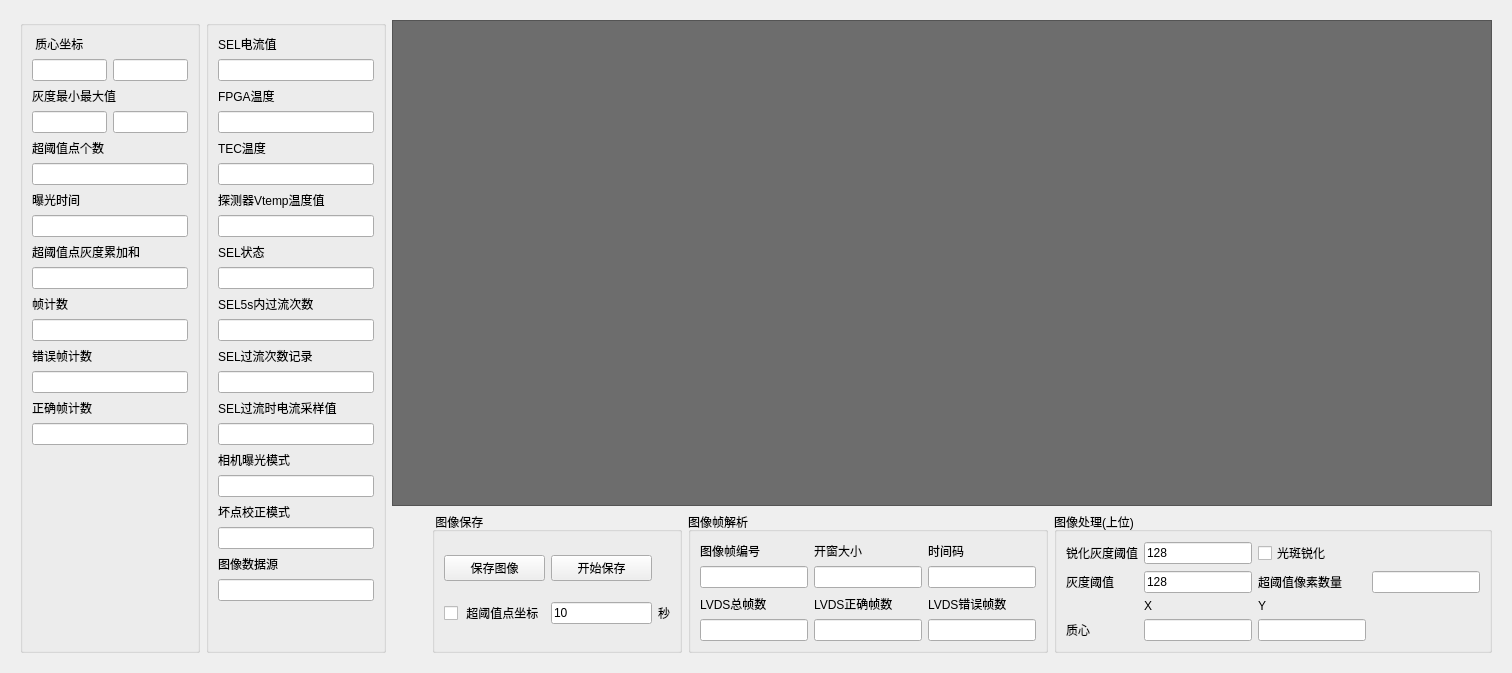
      <widget class="QWidget" name="page_4">
       <layout class="QVBoxLayout" name="verticalLayout_4">
        <item>
         <widget class="QWidget" name="widget_7" native="true">
          <property name="minimumSize">
           <size>
            <width>0</width>
            <height>0</height>
           </size>
          </property>
          <property name="maximumSize">
           <size>
            <width>500000</width>
            <height>16777215</height>
           </size>
          </property>
          <layout class="QHBoxLayout" name="horizontalLayout_40">
           <item>
            <layout class="QHBoxLayout" name="horizontalLayout_36">
             <item>
              <widget class="QGroupBox" name="groupBox_18">
               <property name="minimumSize">
                <size>
                 <width>180</width>
                 <height>0</height>
                </size>
               </property>
               <property name="maximumSize">
                <size>
                 <width>180</width>
                 <height>16777215</height>
                </size>
               </property>
               <property name="title">
                <string/>
               </property>
               <layout class="QGridLayout" name="gridLayout_4">
                <item row="1" column="0">
                 <widget class="QLineEdit" name="lineEdit_centroidX">
                  <property name="sizePolicy">
                   <sizepolicy hsizetype="Fixed" vsizetype="Fixed">
                    <horstretch>0</horstretch>
                    <verstretch>0</verstretch>
                   </sizepolicy>
                  </property>
                 </widget>
                </item>
                <item row="3" column="1">
                 <widget class="QLineEdit" name="lineEdit_maxGray">
                  <property name="sizePolicy">
                   <sizepolicy hsizetype="Fixed" vsizetype="Fixed">
                    <horstretch>0</horstretch>
                    <verstretch>0</verstretch>
                   </sizepolicy>
                  </property>
                 </widget>
                </item>
                <item row="1" column="1">
                 <widget class="QLineEdit" name="lineEdit_centroidY">
                  <property name="sizePolicy">
                   <sizepolicy hsizetype="Fixed" vsizetype="Fixed">
                    <horstretch>0</horstretch>
                    <verstretch>0</verstretch>
                   </sizepolicy>
                  </property>
                 </widget>
                </item>
                <item row="10" column="0">
                 <widget class="QLabel" name="label_49">
                  <property name="text">
                   <string>帧计数</string>
                  </property>
                 </widget>
                </item>
                <item row="12" column="0">
                 <widget class="QLabel" name="label_50">
                  <property name="text">
                   <string>错误帧计数</string>
                  </property>
                 </widget>
                </item>
                <item row="15" column="0" colspan="2">
                 <widget class="QLineEdit" name="lineEdit_validCentroidFameNum"/>
                </item>
                <item row="4" column="0" colspan="2">
                 <widget class="QLabel" name="label_46">
                  <property name="text">
                   <string>超阈值点个数</string>
                  </property>
                 </widget>
                </item>
                <item row="13" column="0" colspan="2">
                 <widget class="QLineEdit" name="lineEdit_errorCentroidFameNum"/>
                </item>
                <item row="3" column="0">
                 <widget class="QLineEdit" name="lineEdit_minGray">
                  <property name="sizePolicy">
                   <sizepolicy hsizetype="Fixed" vsizetype="Fixed">
                    <horstretch>0</horstretch>
                    <verstretch>0</verstretch>
                   </sizepolicy>
                  </property>
                 </widget>
                </item>
                <item row="8" column="0" colspan="2">
                 <widget class="QLabel" name="label_48">
                  <property name="text">
                   <string>超阈值点灰度累加和</string>
                  </property>
                 </widget>
                </item>
                <item row="6" column="0" colspan="2">
                 <widget class="QLabel" name="label_47">
                  <property name="text">
                   <string>曝光时间</string>
                  </property>
                 </widget>
                </item>
                <item row="11" column="0" colspan="2">
                 <widget class="QLineEdit" name="lineEdit_totalCentroidFameNum"/>
                </item>
                <item row="5" column="0" colspan="2">
                 <widget class="QLineEdit" name="lineEdit_overGrayscaleNum"/>
                </item>
                <item row="2" column="0" colspan="2">
                 <widget class="QLabel" name="label_45">
                  <property name="text">
                   <string>灰度最小最大值</string>
                  </property>
                 </widget>
                </item>
                <item row="9" column="0" colspan="2">
                 <widget class="QLineEdit" name="lineEdit_grayscaleSum"/>
                </item>
                <item row="14" column="0">
                 <widget class="QLabel" name="label_51">
                  <property name="text">
                   <string>正确帧计数</string>
                  </property>
                 </widget>
                </item>
                <item row="7" column="0" colspan="2">
                 <widget class="QLineEdit" name="lineEdit_exposureTime"/>
                </item>
                <item row="0" column="0" colspan="2">
                 <widget class="QLabel" name="label_44">
                  <property name="text">
                   <string> 质心坐标</string>
                  </property>
                 </widget>
                </item>
                <item row="16" column="0">
                 <spacer name="verticalSpacer">
                  <property name="orientation">
                   <enum>Qt::Vertical</enum>
                  </property>
                  <property name="sizeHint" stdset="0">
                   <size>
                    <width>20</width>
                    <height>40</height>
                   </size>
                  </property>
                 </spacer>
                </item>
               </layout>
              </widget>
             </item>
             <item>
              <widget class="QGroupBox" name="groupBox_19">
               <property name="minimumSize">
                <size>
                 <width>180</width>
                 <height>0</height>
                </size>
               </property>
               <property name="maximumSize">
                <size>
                 <width>180</width>
                 <height>1800000</height>
                </size>
               </property>
               <property name="title">
                <string/>
               </property>
               <layout class="QVBoxLayout" name="verticalLayout_26">
                <item>
                 <widget class="QLabel" name="label_58">
                  <property name="text">
                   <string>SEL电流值</string>
                  </property>
                 </widget>
                </item>
                <item>
                 <widget class="QLineEdit" name="lineEdit_elecCurrSEL"/>
                </item>
                <item>
                 <widget class="QLabel" name="label_57">
                  <property name="text">
                   <string>FPGA温度</string>
                  </property>
                 </widget>
                </item>
                <item>
                 <widget class="QLineEdit" name="lineEdit_temFPGA">
                  <property name="text">
                   <string/>
                  </property>
                 </widget>
                </item>
                <item>
                 <widget class="QLabel" name="label_56">
                  <property name="text">
                   <string>TEC温度</string>
                  </property>
                 </widget>
                </item>
                <item>
                 <widget class="QLineEdit" name="lineEdit_temTEC"/>
                </item>
                <item>
                 <widget class="QLabel" name="label_59">
                  <property name="text">
                   <string>探测器Vtemp温度值</string>
                  </property>
                 </widget>
                </item>
                <item>
                 <widget class="QLineEdit" name="lineEdit_TemVtemp"/>
                </item>
                <item>
                 <widget class="QLabel" name="label_60">
                  <property name="text">
                   <string>SEL状态</string>
                  </property>
                 </widget>
                </item>
                <item>
                 <widget class="QLineEdit" name="lineEdit_statusSEL"/>
                </item>
                <item>
                 <widget class="QLabel" name="label_73">
                  <property name="text">
                   <string>SEL5s内过流次数</string>
                  </property>
                 </widget>
                </item>
                <item>
                 <widget class="QLineEdit" name="lineEdit_numOvercurr"/>
                </item>
                <item>
                 <widget class="QLabel" name="label_75">
                  <property name="text">
                   <string>SEL过流次数记录</string>
                  </property>
                 </widget>
                </item>
                <item>
                 <widget class="QLineEdit" name="lineEdit_recordNumOvercurr"/>
                </item>
                <item>
                 <widget class="QLabel" name="label_76">
                  <property name="text">
                   <string>SEL过流时电流采样值</string>
                  </property>
                 </widget>
                </item>
                <item>
                 <widget class="QLineEdit" name="lineEdit_samplingValueOvercurr"/>
                </item>
                <item>
                 <widget class="QLabel" name="label_77">
                  <property name="text">
                   <string>相机曝光模式</string>
                  </property>
                 </widget>
                </item>
                <item>
                 <widget class="QLineEdit" name="lineEdit_cameraExpoMode"/>
                </item>
                <item>
                 <widget class="QLabel" name="label_78">
                  <property name="text">
                   <string>坏点校正模式</string>
                  </property>
                 </widget>
                </item>
                <item>
                 <widget class="QLineEdit" name="lineEdit_deadPixelCorrMode"/>
                </item>
                <item>
                 <widget class="QLabel" name="label_79">
                  <property name="text">
                   <string>图像数据源</string>
                  </property>
                 </widget>
                </item>
                <item>
                 <widget class="QLineEdit" name="lineEdit_imageDataSource"/>
                </item>
                <item>
                 <spacer name="verticalSpacer_2">
                  <property name="orientation">
                   <enum>Qt::Vertical</enum>
                  </property>
                  <property name="sizeHint" stdset="0">
                   <size>
                    <width>20</width>
                    <height>40</height>
                   </size>
                  </property>
                 </spacer>
                </item>
               </layout>
              </widget>
             </item>
            </layout>
           </item>
           <item>
            <layout class="QVBoxLayout" name="verticalLayout_28">
             <item>
              <widget class="ImageGraphicsView" name="graphicsView">
               <property name="styleSheet">
                <string notr="true">background-color: qlineargradient(spread:pad, x1:0, y1:0, x2:1, y2:0, stop:0 rgba(0, 0, 0, 255), stop:1 rgba(255, 255, 255, 255));
background-color: rgb(109, 109, 109);</string>
               </property>
              </widget>
             </item>
             <item>
              <layout class="QHBoxLayout" name="horizontalLayout_35">
               <item>
                <spacer name="horizontalSpacer_18">
                 <property name="orientation">
                  <enum>Qt::Horizontal</enum>
                 </property>
                 <property name="sizeHint" stdset="0">
                  <size>
                   <width>40</width>
                   <height>20</height>
                  </size>
                 </property>
                </spacer>
               </item>
               <item>
                <widget class="QGroupBox" name="groupBox_4">
                 <property name="maximumSize">
                  <size>
                   <width>250</width>
                   <height>16666</height>
                  </size>
                 </property>
                 <property name="title">
                  <string> 图像保存</string>
                 </property>
                 <layout class="QGridLayout" name="gridLayout_2">
                  <item row="0" column="0">
                   <widget class="QPushButton" name="pushButton_saveImage_2">
                    <property name="text">
                     <string>保存图像</string>
                    </property>
                   </widget>
                  </item>
                  <item row="0" column="1">
                   <widget class="QPushButton" name="pushButton_beginSaveImages_2">
                    <property name="text">
                     <string>开始保存</string>
                    </property>
                   </widget>
                  </item>
                  <item row="1" column="1">
                   <widget class="QLineEdit" name="lineEdit_saveImagesTime_2">
                    <property name="text">
                     <string>10</string>
                    </property>
                   </widget>
                  </item>
                  <item row="1" column="2">
                   <widget class="QLabel" name="label_30">
                    <property name="maximumSize">
                     <size>
                      <width>160</width>
                      <height>16777215</height>
                     </size>
                    </property>
                    <property name="text">
                     <string>秒</string>
                    </property>
                   </widget>
                  </item>
                  <item row="1" column="0">
                   <widget class="QCheckBox" name="checkBox_overGrayScaleCoordinates">
                    <property name="text">
                     <string> 超阈值点坐标</string>
                    </property>
                   </widget>
                  </item>
                 </layout>
                </widget>
               </item>
               <item>
                <widget class="QGroupBox" name="groupBox_5">
                 <property name="maximumSize">
                  <size>
                   <width>16777215</width>
                   <height>240</height>
                  </size>
                 </property>
                 <property name="title">
                  <string>图像帧解析</string>
                 </property>
                 <layout class="QGridLayout" name="gridLayout_3">
                  <item row="0" column="1">
                   <widget class="QLabel" name="label_23">
                    <property name="text">
                     <string>开窗大小</string>
                    </property>
                   </widget>
                  </item>
                  <item row="1" column="0">
                   <widget class="QLineEdit" name="lineEdit_imageFrameNum_2">
                    <property name="readOnly">
                     <bool>true</bool>
                    </property>
                   </widget>
                  </item>
                  <item row="2" column="2">
                   <widget class="QLabel" name="label_28">
                    <property name="text">
                     <string>LVDS错误帧数</string>
                    </property>
                   </widget>
                  </item>
                  <item row="3" column="2">
                   <widget class="QLineEdit" name="lineEdit_falseFrameNum_2">
                    <property name="text">
                     <string/>
                    </property>
                    <property name="readOnly">
                     <bool>true</bool>
                    </property>
                   </widget>
                  </item>
                  <item row="1" column="1">
                   <widget class="QLineEdit" name="lineEdit_imageWindowSize_2">
                    <property name="readOnly">
                     <bool>true</bool>
                    </property>
                   </widget>
                  </item>
                  <item row="0" column="2">
                   <widget class="QLabel" name="label_24">
                    <property name="text">
                     <string>时间码</string>
                    </property>
                   </widget>
                  </item>
                  <item row="0" column="0">
                   <widget class="QLabel" name="label_22">
                    <property name="text">
                     <string>图像帧编号</string>
                    </property>
                   </widget>
                  </item>
                  <item row="2" column="1">
                   <widget class="QLabel" name="label_29">
                    <property name="text">
                     <string>LVDS正确帧数</string>
                    </property>
                   </widget>
                  </item>
                  <item row="2" column="0">
                   <widget class="QLabel" name="label_27">
                    <property name="text">
                     <string>LVDS总帧数</string>
                    </property>
                   </widget>
                  </item>
                  <item row="3" column="0">
                   <widget class="QLineEdit" name="lineEdit_frameNum_2">
                    <property name="readOnly">
                     <bool>true</bool>
                    </property>
                   </widget>
                  </item>
                  <item row="1" column="2">
                   <widget class="QLineEdit" name="lineEdit_timeCode_2">
                    <property name="readOnly">
                     <bool>true</bool>
                    </property>
                   </widget>
                  </item>
                  <item row="3" column="1">
                   <widget class="QLineEdit" name="lineEdit_rightFrameNum_2">
                    <property name="readOnly">
                     <bool>true</bool>
                    </property>
                   </widget>
                  </item>
                 </layout>
                </widget>
               </item>
               <item>
                <widget class="QGroupBox" name="groupBox_26">
                 <property name="title">
                  <string>图像处理(上位)</string>
                 </property>
                 <layout class="QGridLayout" name="gridLayout_7">
                  <item row="0" column="0">
                   <widget class="QLabel" name="label_43">
                    <property name="text">
                     <string>锐化灰度阈值</string>
                    </property>
                   </widget>
                  </item>
                  <item row="6" column="0">
                   <widget class="QLabel" name="label_63">
                    <property name="text">
                     <string>质心</string>
                    </property>
                   </widget>
                  </item>
                  <item row="6" column="3">
                   <widget class="QLineEdit" name="lineEdit_ImgCentroidY"/>
                  </item>
                  <item row="2" column="0">
                   <widget class="QLabel" name="label_25">
                    <property name="text">
                     <string>灰度阈值</string>
                    </property>
                   </widget>
                  </item>
                  <item row="6" column="2">
                   <widget class="QLineEdit" name="lineEdit_ImgCentroidX"/>
                  </item>
                  <item row="2" column="2">
                   <widget class="QLineEdit" name="lineEdit_grayThre_2">
                    <property name="text">
                     <string>128</string>
                    </property>
                   </widget>
                  </item>
                  <item row="5" column="2">
                   <widget class="QLabel" name="label_64">
                    <property name="text">
                     <string>X</string>
                    </property>
                   </widget>
                  </item>
                  <item row="0" column="2">
                   <widget class="QLineEdit" name="lineEdit_peakingThreshold">
                    <property name="text">
                     <string>128</string>
                    </property>
                   </widget>
                  </item>
                  <item row="5" column="3">
                   <widget class="QLabel" name="label_65">
                    <property name="text">
                     <string>Y</string>
                    </property>
                   </widget>
                  </item>
                  <item row="2" column="4">
                   <widget class="QLineEdit" name="lineEdit_oversizeNum_2">
                    <property name="readOnly">
                     <bool>true</bool>
                    </property>
                   </widget>
                  </item>
                  <item row="0" column="3">
                   <widget class="QCheckBox" name="checkBox_peaking">
                    <property name="text">
                     <string>光斑锐化</string>
                    </property>
                   </widget>
                  </item>
                  <item row="2" column="3">
                   <widget class="QLabel" name="label_26">
                    <property name="text">
                     <string>超阈值像素数量</string>
                    </property>
                   </widget>
                  </item>
                 </layout>
                </widget>
               </item>
              </layout>
             </item>
            </layout>
           </item>
          </layout>
         </widget>
        </item>
       </layout>
      </widget>
